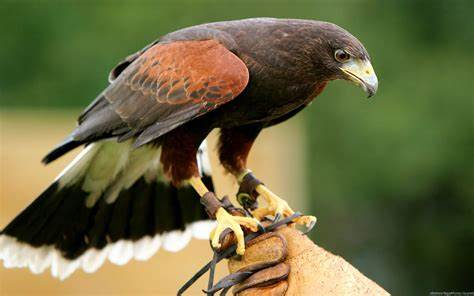
#> input picture Photo/hawk1.jpg, 474 x 296 px
$ python t13.Thresholding.py
#> lines starting #> are read from the running program, lines starting #| are printed output that depends on the picture; after the words box and inside, x2 and y2 are one past the last pixel; in counts of white or black regions, pixels touching at a corner belong together
import cv2 as cv
import numpy as np

img=cv.imread('Photo/hawk1.jpg')
#> img is the input picture: shape (296, 474, 3); mean B, G, R 66.1, 105.9, 107.3
cv.imshow('image',img)

#thresholding - converting image to binary eith 0(black) or 255(white).we ll set a treshold value and compare with each pixel
#if pixel<threshold then 0(black) else 255(white)


gray=cv.cvtColor(img,cv.COLOR_BGR2GRAY)
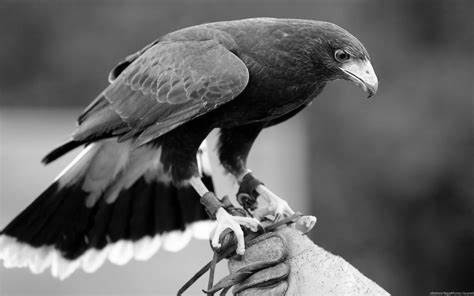
#> gray: shape (296, 474); min 0, max 255, mean 101.8
cv.imshow('grayscale',gray)

#1.simple thresholding
threshold,thresh=cv.threshold(gray,120,255,cv.THRESH_BINARY)
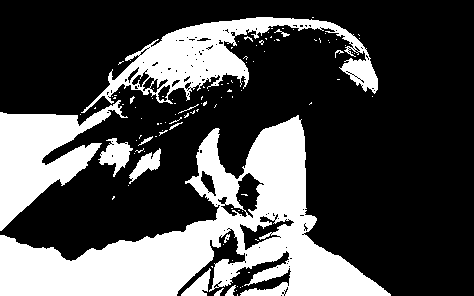
#> thresh: shape (296, 474); 30.5% white; 109 white regions (94 under 20 px), largest, box (x1, y1, x2, y2) and area: (0, 115, 391, 296) 25529, (81, 17, 378, 113) 8103, (0, 100, 128, 231) 7054
cv.imshow('simple threshold img',thresh)

#inverse thresholded image
threshold,thresh_inverse=cv.threshold(gray,120,255,cv.THRESH_BINARY_INV)
cv.imshow('inverse threshold image',thresh_inverse)

#2.Adaptive thresholding
#adaptive thresholding --> we dont need to pass threshold value manually instead algo will auto find optimal threshold value
#adaptive_thresh_mean -->find kernel grid and findmean of its neighbor here kernel size is 11x11
#instead of cv.ADAPTIVE_THRESH_MEAN_C we can use -adaptive thresh gaussian - assign weight and compute mean across those pixels

adaptive_thresh=cv.adaptiveThreshold(gray,255,cv.ADAPTIVE_THRESH_MEAN_C,cv.THRESH_BINARY,11,3)
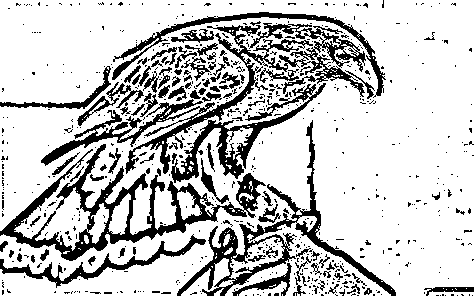
#> adaptive_thresh: shape (296, 474); 77.6% white; 675 black regions (580 under 20 px), largest, box (x1, y1, x2, y2) and area: (41, 23, 366, 174) 6390, (0, 144, 266, 261) 5958, (177, 120, 396, 296) 3975
cv.imshow('Adaptive thresholding',adaptive_thresh)


cv.waitKey(0)

$ run again, with Photo/dog1.jpg copied over Photo/hawk1.jpg
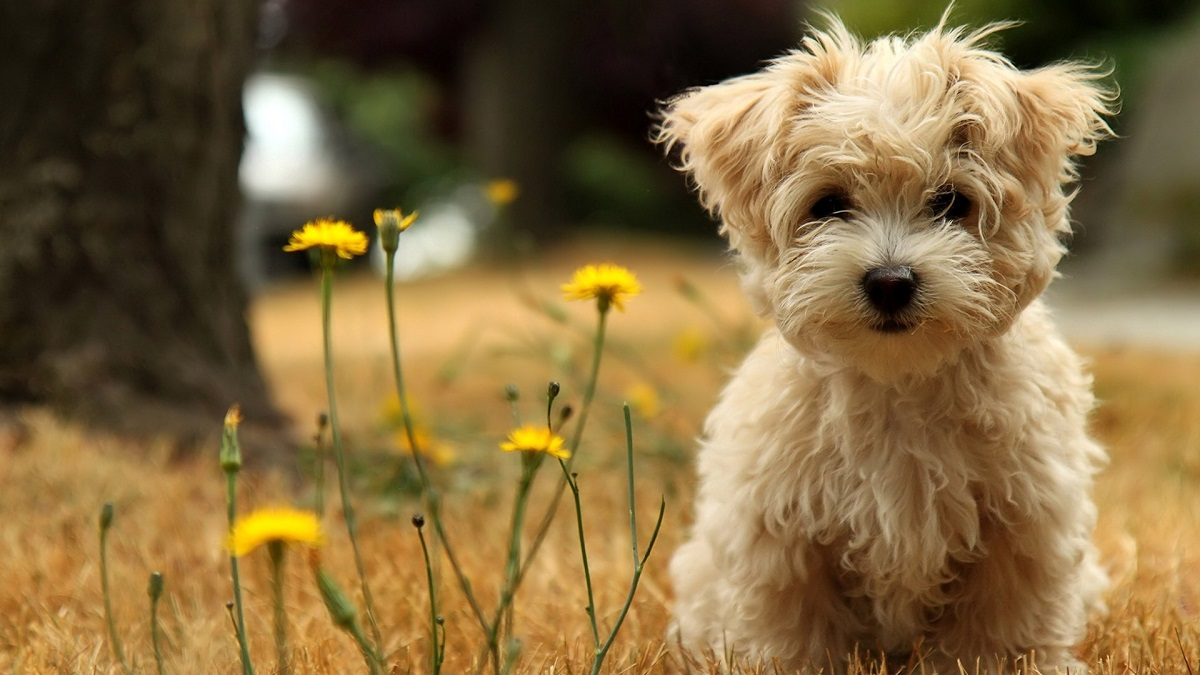
#> input picture Photo/dog1.jpg, 1200 x 675 px
#> img is the input picture: shape (675, 1200, 3); mean B, G, R 64.7, 106.8, 131.1
#> `threshold,thresh=cv.threshold(gray,120,255,cv.THRESH_BINARY)`:
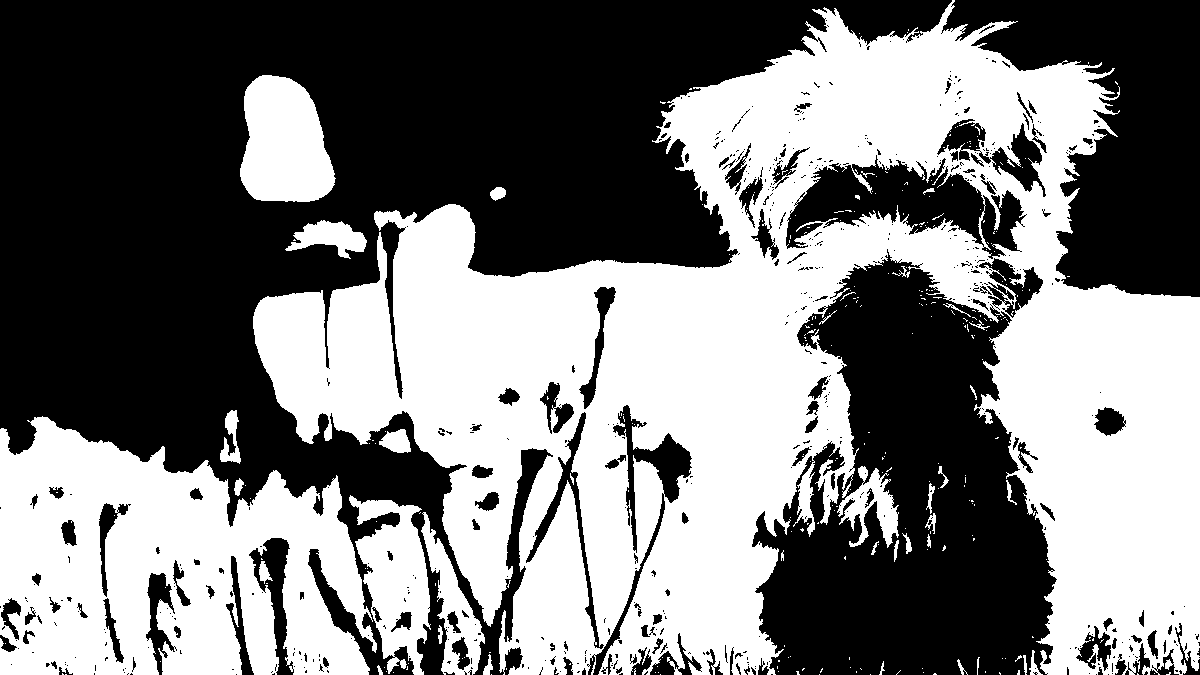
#> thresh: shape (675, 1200); 47.8% white; 292 white regions (254 under 20 px), largest, box (x1, y1, x2, y2) and area: (253, 0, 1200, 675) 293045, (0, 416, 377, 675) 65751, (240, 75, 336, 202) 9372
#> `adaptive_thresh=cv.adaptiveThreshold(gray,255,cv.ADAPTIVE_THRESH_MEAN_..`:
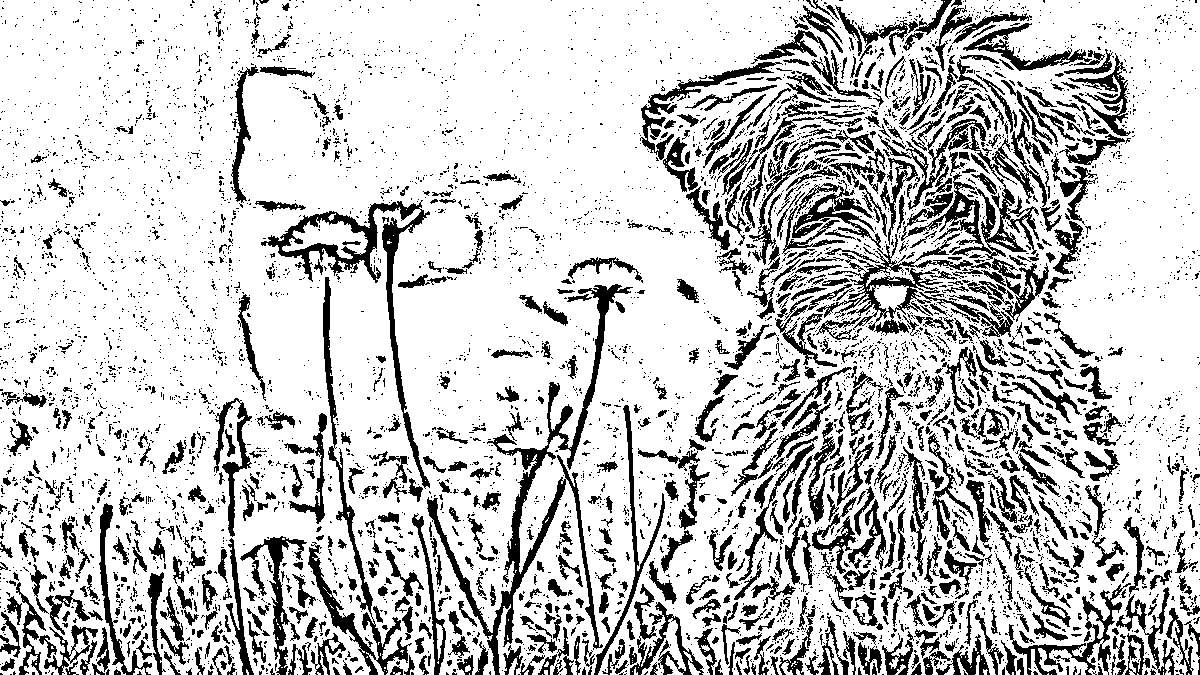
#> adaptive_thresh: shape (675, 1200); 78.6% white; 5975 black regions (5025 under 20 px), largest, box (x1, y1, x2, y2) and area: (427, 284, 633, 675) 7342, (792, 180, 1049, 337) 6767, (901, 109, 1047, 260) 5112
